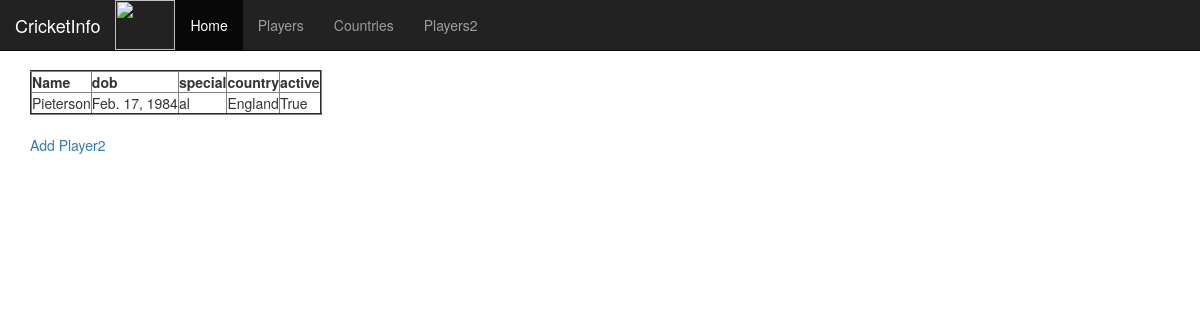
Screenshot of /players2/ with the database file from the repository.
### info/models.py (models this page shows, shortened)
class Player2(models.Model):
    specials = [("bm","Batsman"), ("bl","Bowler"), ("kp","Keeper"), ("al","Alrounder")]
    name = models.CharField(max_length=250, unique=True)
    dob = models.DateField(validators=[dob_validate])
    special = models.CharField(choices=specials, max_length=3)
    country = models.ForeignKey(Country, on_delete=models.PROTECT)
    active = models.BooleanField(default=True)

class Country(models.Model):
    name = models.CharField(max_length=250, unique=True)
    flag = models.ImageField(blank=True, null=True)
    shortname = models.CharField(max_length=250, unique=True)
    description = models.TextField(max_length=250, default="about your country")
    def __str__(self):
        return self.name

### info/views.py (the view)
# urls.py: path("players2/", players2_view),
def players2_view(request):
    player2 = Player2.objects.all()
    return render(request,'info/players2.html', {"player2":player2})

### info/templates/info/players2.html
{% extends 'info/home.html' %}
{% block container %}
    <br>
    <table border="2">
        <tr>
            <th>Name</th>
            <th>dob</th>
            <th>special</th>
            <th>country</th>
            <th>active</th>
        </tr>
        {% for ply in player2 %}
        <tr>
            <td>{{ ply.name }}</td>
            <td>{{ ply.dob }}</td>
            <td>{{ ply.special }}</td>
            <td>{{ ply.country }}</td>
            <td>{{ ply.active }}</td>
        </tr>
        {% endfor %}
    </table><br>
    <a href="/create_player2">Add Player2</a><br>
{% endblock %}

### rows the page displays
Player2: name "Pieterson", dob "Feb. 17, 1984", special "al", country "England", active "True"
